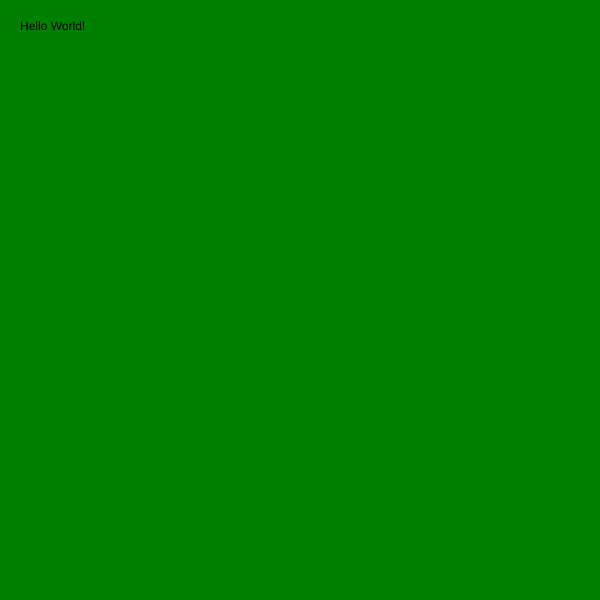
Frame 1 (no input)
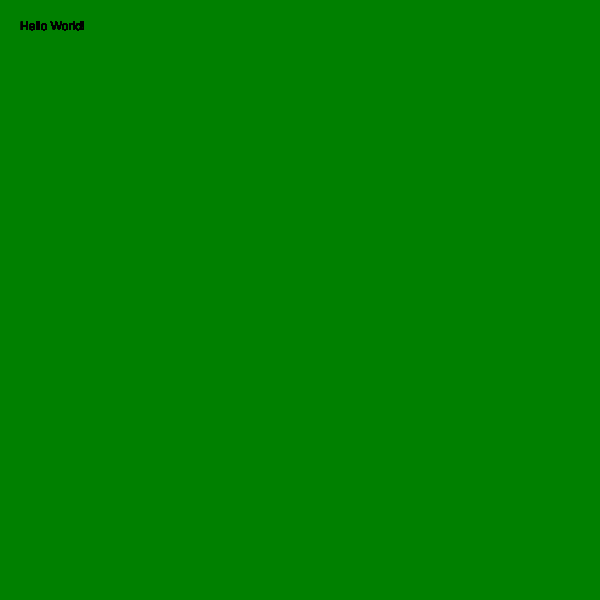
Frame 60 (no input)
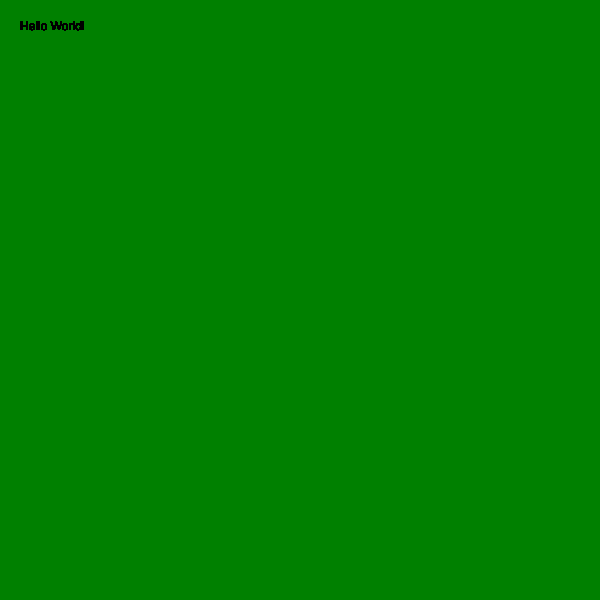
Frame 120 (the mouse pressed at the canvas centre since frame 60)

The p5.js sketch that drew these frames (run headless with seeded random() and noise() and a simulated clock; from frame 60 on, the mouse is pressed at the canvas centre):

// p5.js sketch
// ── sketch.js
function setup(){

  createCanvas(600, 600);

  background('green');
}

function draw(){

  text("Hello World!", 20, 30);
}
